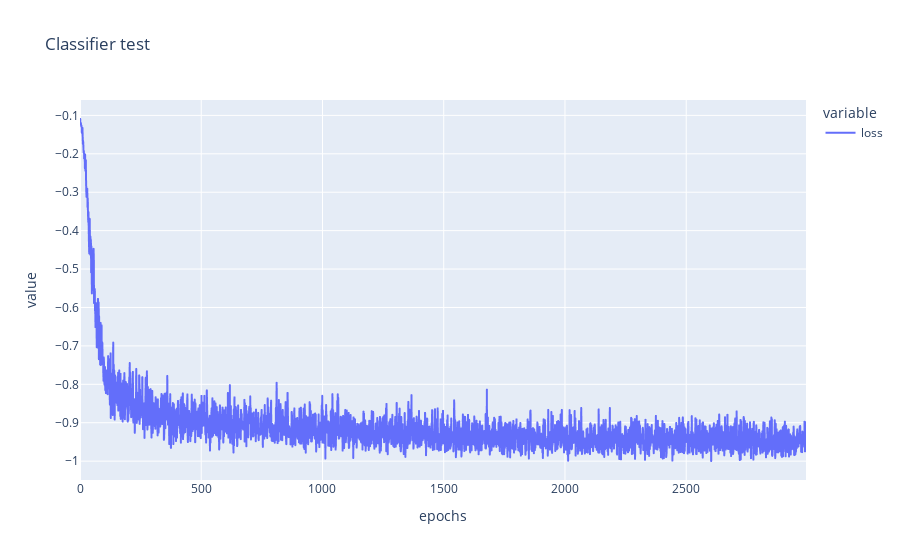

Notebook cell for this chart:
### Code cell
stats = mnist.fit_classifier_head(
    epochs=3000,
    batch_size=64,
    verbose=True,
    info="Classifier test"
)
stats[5:].plot_loss()

### Figure 1 — Plotly figure (JSON) as saved in the notebook; plotly's stock layout.template omitted (floating-point values rounded to 4 significant figures; data arrays with more than 128 entries replaced by an {"elided": "..."} marker saying what was removed)
{"data": [{"hovertemplate": "variable=loss<br>epochs=%{x}<br>value=%{y}<extra></extra>", "legendgroup": "loss", "line": {"color": "#636efa", "dash": "solid"}, "marker": {"symbol": "circle"}, "mode": "lines", "name": "loss", "showlegend": true, "type": "scattergl", "x": {"elided": "2995 int values"}, "xaxis": "x", "y": {"elided": "2995 float values"}, "yaxis": "y"}], "layout": {"legend": {"title": {"text": "variable"}, "tracegroupgap": 0}, "title": {"text": "Classifier test"}, "xaxis": {"anchor": "y", "domain": [0, 1], "title": {"text": "epochs"}}, "yaxis": {"anchor": "x", "domain": [0, 1], "title": {"text": "value"}}}}
